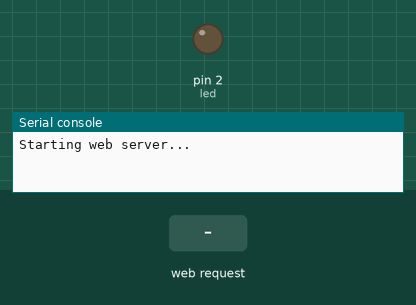
This program was run on a simulated MicroPython board. Parts: output pins drawn as LEDs (lit = HIGH), the last lines printed to the serial console. The test bench sets the inputs (shaded band).

Above: at 1.2 s.
1.3 s: HTTP request GET /?led=off received
At 1.9 s:
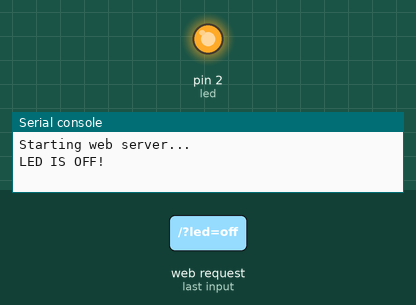
2.8 s: HTTP request GET /?led=on received
At 4.2 s:
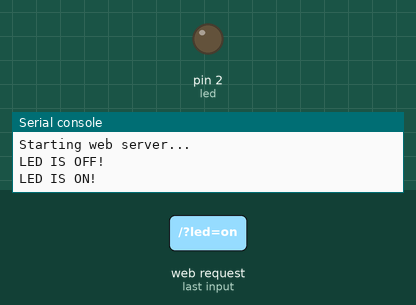
Timing chart, 0 to 5.8 s (numbered marks = the images above; inputs shaded):
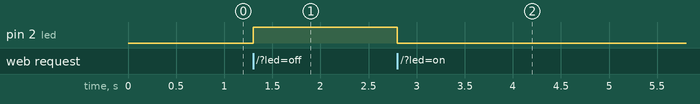

The program:

main.py
```python
from machine import Pin
try:
  import usocket as socket
except:
  import socket

# Set this with the corresponding pin of your board.
led_gpio = 2
led = Pin(led_gpio, Pin.OUT)

web_server = socket.socket(socket.AF_INET, socket.SOCK_STREAM)
web_server.setsockopt(socket.SOL_SOCKET, socket.SO_REUSEADDR, 1)
web_server.bind(("", 80))
web_server.listen(5)

# Just a simple web interface for reference.
def web_page():
    if led.value() == 0:
        led_state = "ON"
    else:
        led_state = "OFF"
    html = """
        <html>
            <head>
                <title>ESP Web Server</title>
                <meta name="viewport" content="width=device-width, initial-scale=1">
            </head>
            <body>
                <h1>ESP Web Server</h1>
                <p>GPIO state:&nbsp;<strong>{0}</strong></p>
                <form>
                <p><button name="led" value="on">ON</button></p>
                <p><button name="led" value="off">OFF</button></p>
                </form>
            </body>
        </html>
          """.format(led_state)
    return html

def main():
    client, addr = web_server.accept()
    request = b""
    while "\r\n\r\n" not in request:
        request += client.recv(128)
    request = str(request)
    led_on = request.find("/?led=on")
    led_off = request.find("/?led=off")
    if led_on == 6:
        led.value(0)
        print("LED IS ON!")
    if led_off == 6:
        led.value(1)
        print("LED IS OFF!")
    client.send("HTTP/1.1 200 OK\r\n")
    client.send("Content-Type: text/html\r\n")
    client.sendall(web_page())
    client.close()

print("Starting web server...")

while True:
    main()
```

Measured:
- after the input at 1.3 s, pin 2 (led): LOW → HIGH at once
- after the input at 2.8 s, pin 2 (led): HIGH → LOW at once
